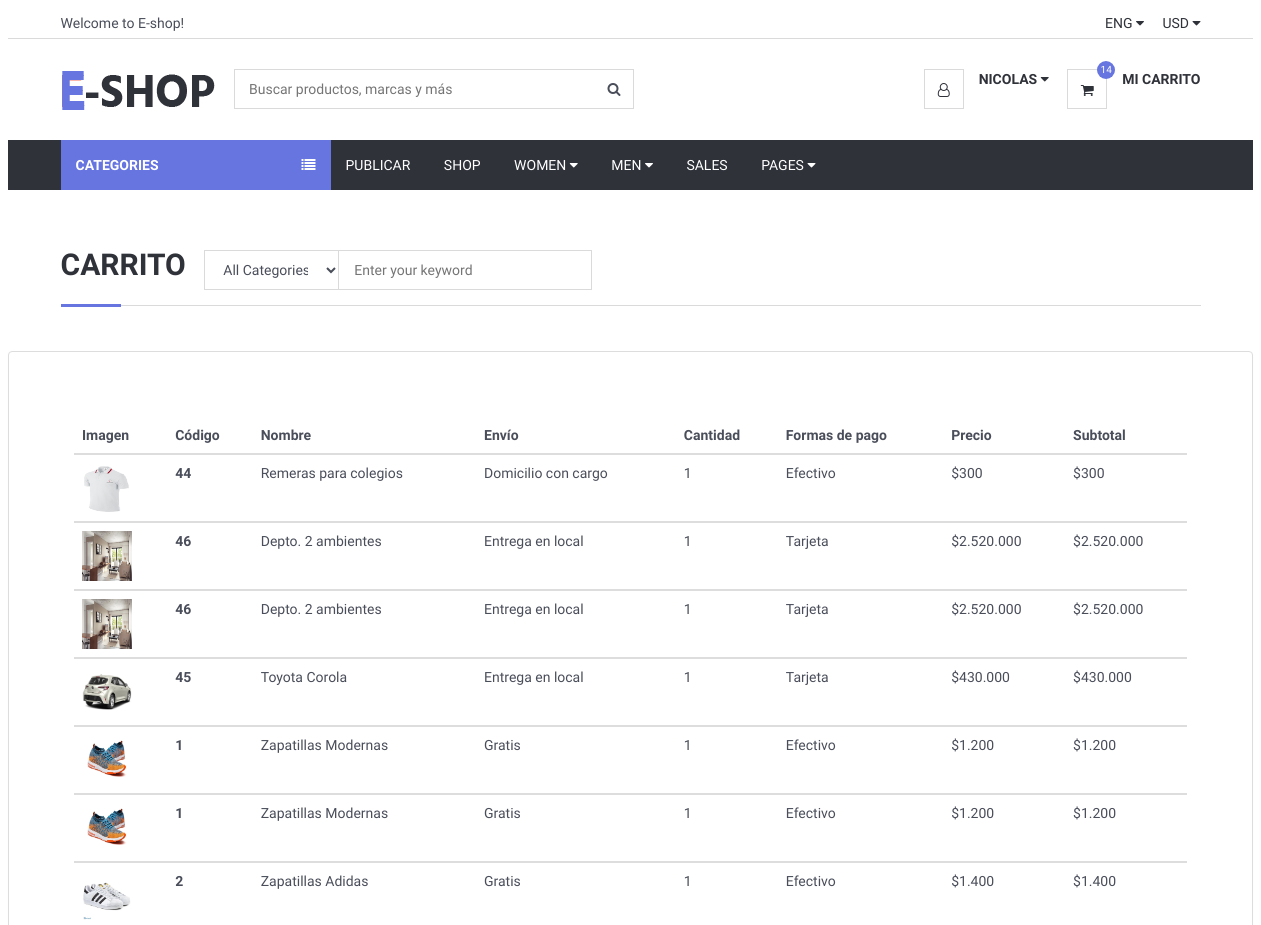
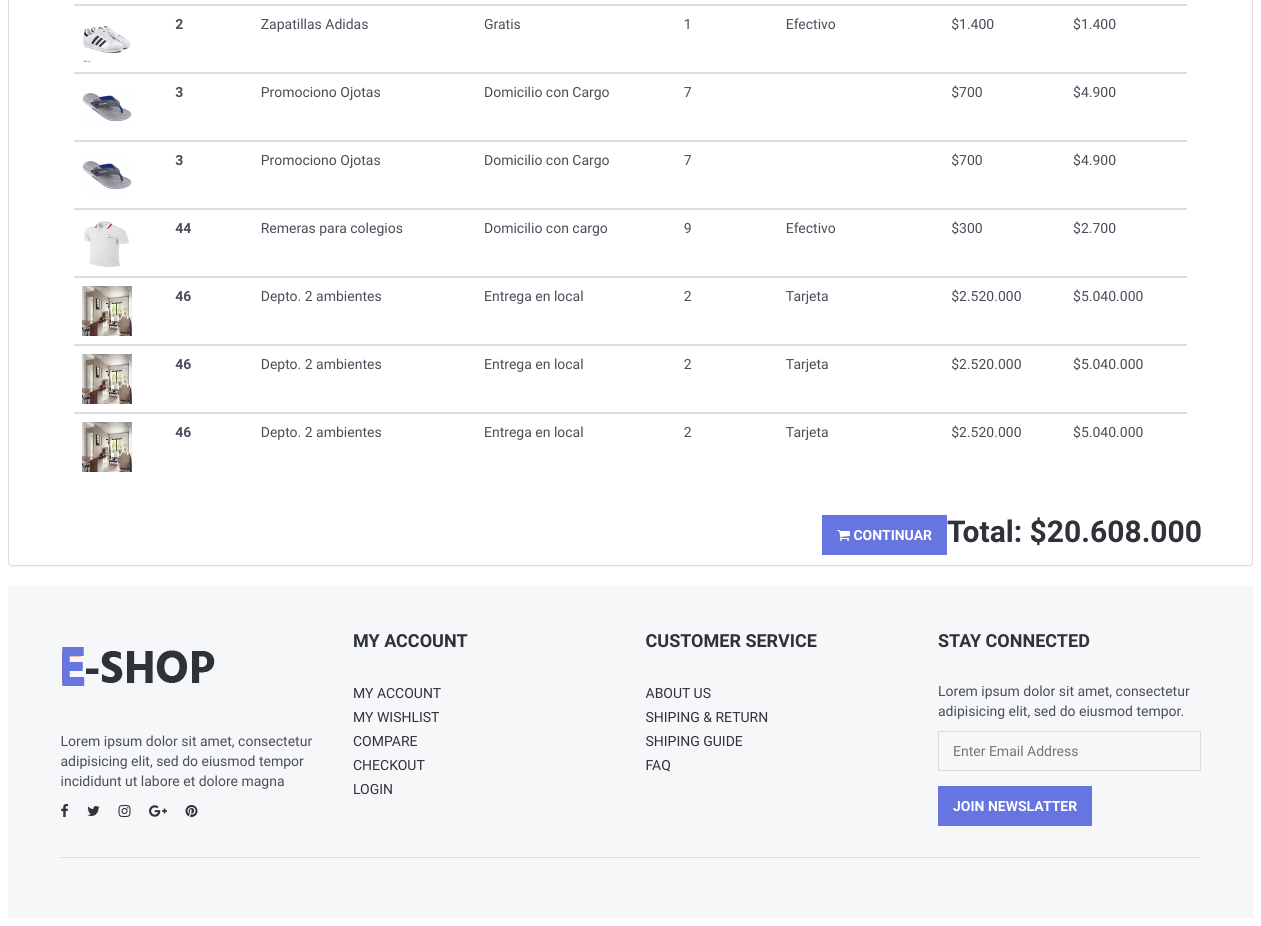
The page /Views/CarritoDetalles.php (signed in) on the database as committed earlier (2 pictures, top to bottom).
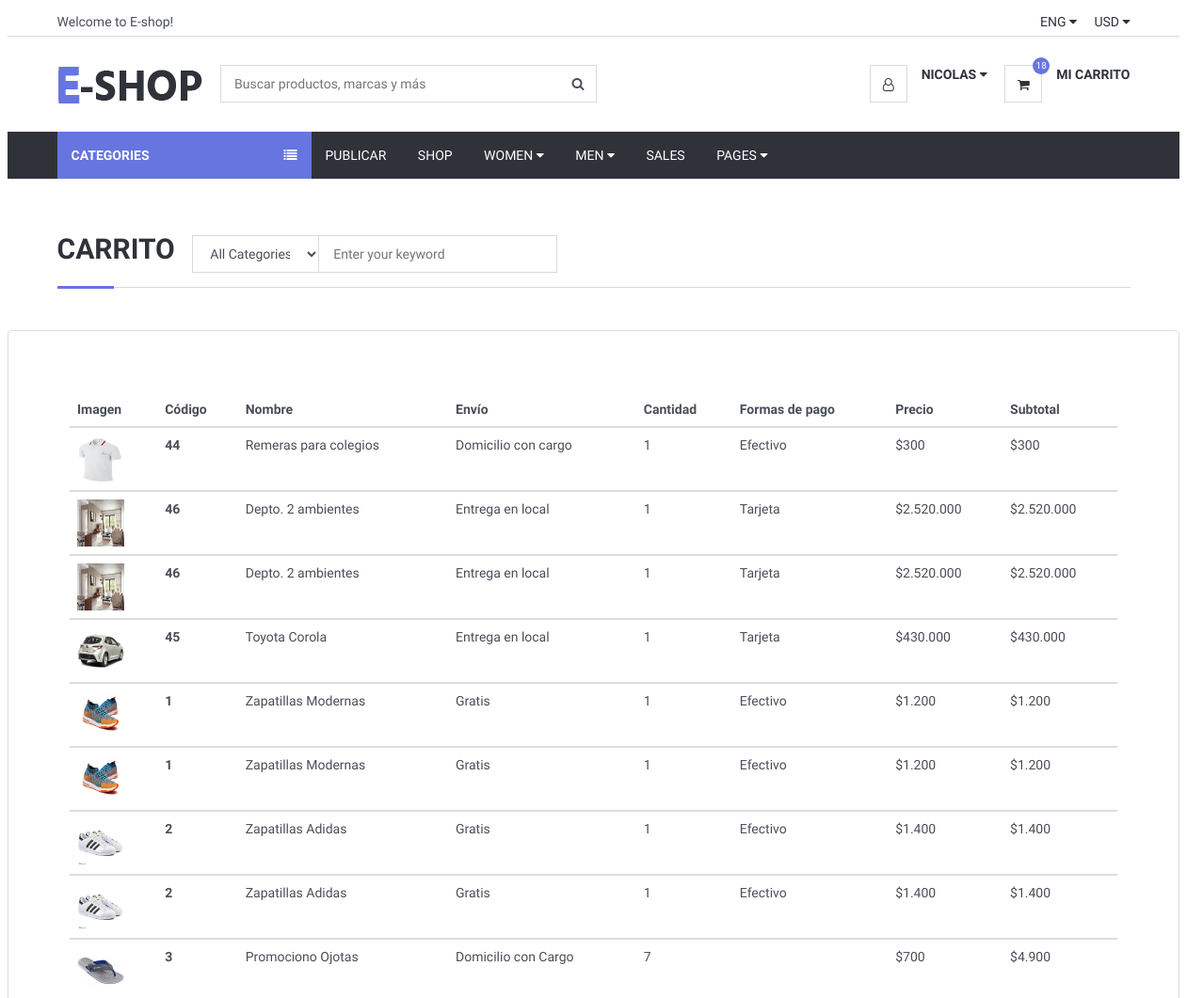
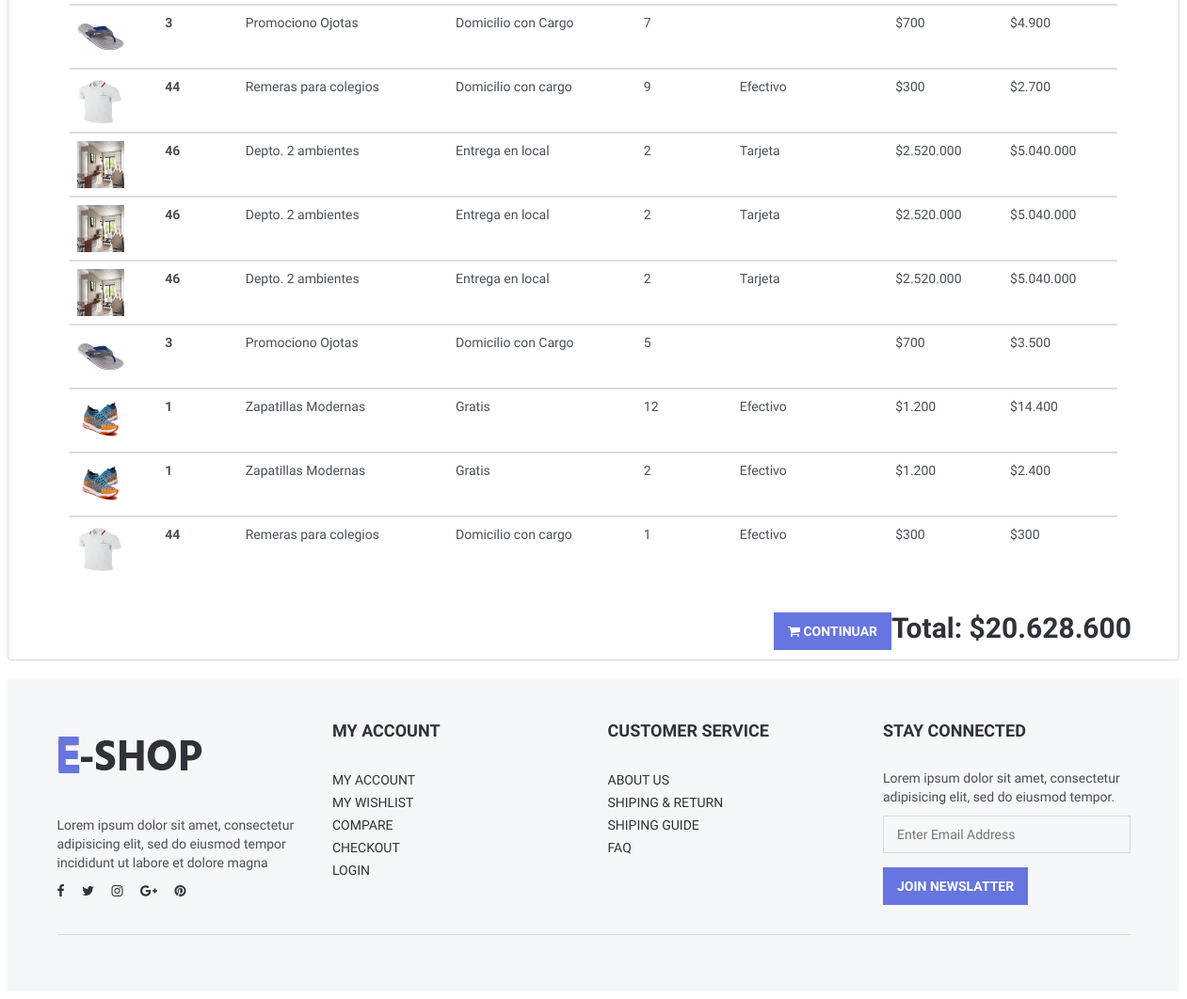
The same page on the database as committed later (2 pictures, top to bottom).
### tables this page shows
CREATE TABLE `productocarrito` (
  `id` int(11) NOT NULL,
  `idUsuario` int(11) NOT NULL,
  `idProducto` int(11) NOT NULL,
  `cantidad` int(11) NOT NULL
);

CREATE TABLE `producto` (
  `id` int(11) NOT NULL,
  `nombre` varchar(200) NOT NULL,
  `estado` varchar(60) NOT NULL,
  `precio` double NOT NULL,
  `formasdepago` varchar(100) NOT NULL,
  `envio` varchar(100) NOT NULL,
  `marca` varchar(70) NOT NULL,
  `stock` int(11) NOT NULL,
  `genero` varchar(60) NOT NULL,
  `categoria` varchar(110) NOT NULL,
  `palabrasClaves` varchar(110) NOT NULL,
  `descripcion` varchar(600) NOT NULL,
  `visitas` int(11) NOT NULL,
  `imgprincipal` varchar(80) NOT NULL,
  `idUsuario` int(11) NOT NULL,
  `latitud` varchar(120) NOT NULL,
  `longitud` varchar(120) NOT NULL
);

### Views/conexionBD/conexion.php (called while the page is built, shortened)
<?php
class Conexion{
	 private $msq="";
	public function __construct()
	 {
		 $archivoConfig = "config.ini";
		 $confi = parse_ini_file($archivoConfig, true);
		 $this->host = $confi["bd"]["host"];
		 $this->usuario = $confi["bd"]["usuario"];
		 $this->clave=$confi["bd"]["clave"];
		 $this->bd = $confi["bd"]["bd"];
		$this->msq = new mysqli($this->host, $this->usuario, $this->clave, $this->bd);
	 }
	 public function realizarConsulta($consulta){
 if(!$resultado = $this->msq->query($consulta) )
 {
	 echo "Ha ocurrido un error al ejecutar la consulta   ";
 }else{
	 return $resultado;
	   }
 }
}
?>

### Views/CarritoDetalles.php (the view, shortened to what this page needs)
<?php
$mostrar=0;
?>
<?php include_once("header.php");
require_once("conexionBD/conexion.php");
		$conexion = new Conexion;
		$id_Usuario = $_SESSION['id'];
	$consulta="SELECT *
				FROM producto as prod
				inner join productocarrito as car on prod.id=car.idProducto
				WHERE car.idUsuario = '".$id_Usuario."'";
	$productosComprados= $conexion->realizarConsulta($consulta);
?>
<body>
	<div class="section">
		<div class="container">
			<div class="row">
			<div class="col-md-12">
					<div class="section-title">
						<h2 class="title">Carrito &nbsp</h2>
						<div class="header-search">
                    <form>
                        <input class="input search-input" type="text" placeholder="Enter your keyword">
                        <select class="input search-categories">
                            <option value="0">All Categories</option>
                        </select>
                    </form>
                </div>
					</div>
				</div>
			</div>
		</div>
	</div>
        <div class="panel panel-default" style="padding: 50px">
            <div class="panel-body" >
                <table  class="table" >
                    <thead>
                    <tr>
                        <th scope="col">Imagen</th>
                        <th scope="col">Código</th>
                        <th scope="col">Nombre</th>
                        <th scope="col">Envío</th>
                        <th scope="col">Cantidad</th>
                        <th scope="col">Formas de pago</th>
                        <th scope="col">Precio</th>
						<th scope="col">Subtotal</th>
                    </tr>
                    <?php
                    while($f=mysqli_fetch_array($productosComprados)){
                    ?>
                    </thead>
                    <tbody>
                    <tr>
                        <td  > <div style="height:100%;width:100%;"><img style="height:50px;width:50px;"  src="imgPublicadas/<?php echo $f["imgprincipal"];?>" alt=""> </div></td>
                        <th scope="row"><?php echo $f['idProducto'];?></th>
                        <td><div><?php echo $f['nombre'];?></div></td>
                        <td><?php echo $f['envio'];?></td>
						<td><?php echo $f['cantidad'];?></td>
                        <td><?php echo $f['formasdepago'];?></td>
						<td><?php echo "$".number_format($f['precio'],0,'.','.');?></td>
						  <td><?php $subtotal= $f['precio']*$f['cantidad'];echo "$".number_format($subtotal,0,'.','.');?></td>
						  </tbody>
<?php
$mostrar = $mostrar+$subtotal;
 }
?>
                </table>
            </div>
			<div>
<h2 class="title" style="float:right;"><?php echo "Total: $".number_format($mostrar,0,'.','.');?></h2>
		</div>
		<form method="post" action="Pagar.php" >
<button type="submit" name="AddCarrito" class="primary-btn add-to-cart" style="float:right;"><i class="fa fa-shopping-cart"></i> Continuar</button>
</form>
		</div>
</body>
<?php include_once("footer.php"); ?>

### Views/header.php (shortened to what this page needs)
<!DOCTYPE html>
<html lang="en">
<head>
    <link type="text/css" rel="stylesheet" href="css/bootstrap.min.css" />
    <link type="text/css" rel="stylesheet" href="css/slick.css" />
    <link type="text/css" rel="stylesheet" href="css/slick-theme.css" />
    <link type="text/css" rel="stylesheet" href="css/nouislider.min.css" />
    <link rel="stylesheet" href="css/font-awesome.min.css">
    <link type="text/css" rel="stylesheet" href="css/style.css" />
</head>
<body>
<header>
    <div id="top-header">
        <div class="container">
            <div class="pull-left">
                <span>Welcome to E-shop!</span>
            </div>
            <div class="pull-right">
                <ul class="header-top-links">
                    <li class="dropdown default-dropdown">
                        <a class="dropdown-toggle" data-toggle="dropdown" aria-expanded="true">ENG <i class="fa fa-caret-down"></i></a>
                    </li>
                    <li class="dropdown default-dropdown">
                        <a class="dropdown-toggle" data-toggle="dropdown" aria-expanded="true">USD <i class="fa fa-caret-down"></i></a>
                    </li>
                </ul>
            </div>
        </div>
    </div>
    <div id="header">
        <div class="container">
            <div class="pull-left">
                <div class="header-logo">
                    <a class="logo" href="Index.php">
                        <img src="img/logo.png" alt="">
                    </a>
                </div>
                <div class="header-search">
                    <form method="get" action="ProductoBuscado.php">
                        <input class="input" style="margin:0 auto; display:block;width:400px;" name="buscar" type="search" placeholder="Buscar productos, marcas y más" required />
                        <button class="search-btn" name="enviar" type="submit"><i class="fa fa-search"></i></button>
                    </form>
                </div>
            </div>
            <div class="pull-right">
                <ul class="header-btns">
                    <?php
                    if(isset($_SESSION['username'])) { ?>
                    <li class="header-account dropdown default-dropdown">
                        <div class="dropdown-toggle" role="button" data-toggle="dropdown" aria-expanded="true">
                            <div class="header-btns-icon">
                                <i class="fa fa-user-o"></i>
                            </div>
                            <strong class="text-uppercase"><?php $nombre = $_SESSION['nombre']; echo $nombre;?> <i class="fa fa-caret-down"></i></strong>
                        </div>
                    </li>
                    <?php } ?>
<?php
	require_once("conexionBD/conexion.php");
		$conexion = new Conexion;
	$id_Usuario = $_SESSION['id'];
				$buscoCant="SELECT count(idProducto)
				FROM productocarrito
				WHERE idUsuario = '".$id_Usuario."'";
				$cantidad= $conexion->realizarConsulta($buscoCant);
				$count = mysqli_fetch_array($cantidad);
?>
                    <li class="header-cart dropdown default-dropdown" href="CarritoDetalles.php">
						<a class="dropdown-toggle" data-toggle="dropdown" aria-expanded="true" href="CarritoDetalles.php">
						   <div class="header-btns-icon" href="CarritoDetalles.php">
							  <i class="fa fa-shopping-cart" href="CarritoDetalles.php"></i>
							  <a class="qty" href="CarritoDetalles.php"><?php echo "$count[0]";?></a>
							</div>
							<a class="text-uppercase" href="CarritoDetalles.php"><b>Mi Carrito</b></a>
							<br>
							</a>
				   </li>
                </ul>
            </div>
        </div>
    </div>
</header>
<div id="navigation">
    <div class="container">
        <div id="responsive-nav">
            <div class="category-nav show-on-click">
                <span class="category-header">Categories <i class="fa fa-list"></i></span>
            </div>
            <div class="menu-nav">
                <ul class="menu-list">
                    <li><a <?php if(!(isset($_SESSION['username'])))
					{
						echo "style=display:none";
						}else{
							echo "style=display:block";
							} ?> href="SubirProducto.php">
                            Publicar</a></li>
                    <li><a href="productosCliente.php">Shop</a></li>
                    <li class="dropdown mega-dropdown"><a class="dropdown-toggle" data-toggle="dropdown" aria-expanded="true">Women <i class="fa fa-caret-down"></i></a>
                    </li>
                    <li class="dropdown mega-dropdown full-width"><a class="dropdown-toggle" data-toggle="dropdown" aria-expanded="true">Men <i class="fa fa-caret-down"></i></a>
                    </li>
                    <li><a href="#">Sales</a></li>
                    <li class="dropdown default-dropdown"><a class="dropdown-toggle" data-toggle="dropdown" aria-expanded="true">Pages <i class="fa fa-caret-down"></i></a>
                    </li>
                </ul>
            </div>
        </div>
    </div>
</div>

### Views/footer.php (shortened to what this page needs)
<footer id="footer" class="section section-grey">
    <div class="container">
        <div class="row">
            <div class="col-md-3 col-sm-6 col-xs-6">
                <div class="footer">
                    <div class="footer-logo">
                        <a class="logo" href="#">
                            <img src="img/logo.png" alt="">
                        </a>
                    </div>
                    <p>Lorem ipsum dolor sit amet, consectetur adipisicing elit, sed do eiusmod tempor incididunt ut labore et dolore magna</p>
                    <ul class="footer-social">
                        <li><a href="#"><i class="fa fa-facebook"></i></a></li>
                        <li><a href="#"><i class="fa fa-twitter"></i></a></li>
                        <li><a href="#"><i class="fa fa-instagram"></i></a></li>
                        <li><a href="#"><i class="fa fa-google-plus"></i></a></li>
                        <li><a href="#"><i class="fa fa-pinterest"></i></a></li>
                    </ul>
                </div>
            </div>
            <div class="col-md-3 col-sm-6 col-xs-6">
                <div class="footer">
                    <h3 class="footer-header">My Account</h3>
                    <ul class="list-links">
                        <li><a href="#">My Account</a></li>
                        <li><a href="#">My Wishlist</a></li>
                        <li><a href="#">Compare</a></li>
                        <li><a href="#">Checkout</a></li>
                        <li><a href="#">Login</a></li>
                    </ul>
                </div>
            </div>
            <div class="col-md-3 col-sm-6 col-xs-6">
                <div class="footer">
                    <h3 class="footer-header">Customer Service</h3>
                    <ul class="list-links">
                        <li><a href="#">About Us</a></li>
                        <li><a href="#">Shiping & Return</a></li>
                        <li><a href="#">Shiping Guide</a></li>
                        <li><a href="#">FAQ</a></li>
                    </ul>
                </div>
            </div>
            <div class="col-md-3 col-sm-6 col-xs-6">
                <div class="footer">
                    <h3 class="footer-header">Stay Connected</h3>
                    <p>Lorem ipsum dolor sit amet, consectetur adipisicing elit, sed do eiusmod tempor.</p>
                    <form>
                        <div class="form-group">
                            <input class="input" placeholder="Enter Email Address">
                        </div>
                        <button class="primary-btn">Join Newslatter</button>
                    </form>
                </div>
            </div>
        </div>
        <hr>
        <div class="row">
            <div class="col-md-8 col-md-offset-2 text-center">
            </div>
        </div>
    </div>
</footer>
</body>
</html>

### Views/css/style.css (style rules this page uses)
body { font-family: 'Hind', sans-serif; color: #4A4E5A; overflow-x: hidden; }
h1, h2, h3, h4, h5, h6 { color: #30323A; margin: 0 0 10px; font-weight: 700; }
a { color: #30323A; -webkit-transition: 0.3s color; transition: 0.3s color; }
strong { color: #30323A; }
ul, ol { margin: 0; padding: 0; list-style: none }
hr { margin-top: 15px; margin-bottom: 15px; border-color: #DADADA; }
.main-btn, .primary-btn { display: inline-block; padding: 10px 15px; text-transform: uppercase; font-weight: 700; border: none; -webkit-transition: 0.3s all; transition: 0.3s all; }
.primary-btn { color: #FFF; background-color: #6675df; }
.input { width: 100%; height: 40px; padding: 0px 15px; border: none; background-color: transparent; -webkit-box-shadow: 0px 0px 0px 1px #DADADA inset, 0px 0px 0px 5px transparent; box-shadow: 0px 0px 0px 1px #DADADA inset, 0px 0px 0px 5px transparent; -webkit-transition: 0.3s all; transition: 0.3s all; }
.section { padding-top: 30px; padding-bottom: 30px; }
.section-grey { background: #F6F7F8; }
.section-title { position: relative; margin-bottom: 15px; margin-top: 15px; border-bottom: 1px solid #DADADA; }
.section-title .title { display: inline-block; text-transform: uppercase; }
.section-title:after { content: ""; position: absolute; left: 0; bottom: -1.5px; height: 3px; width: 60px; background-color: #6675df; }
#header { padding-top: 15px; padding-bottom: 15px; }
#top-header { padding-top: 5px; padding-bottom: 5px; border-bottom: 1px solid #DADADA; }
.header-top-links>li { display: inline-block; }
.header-top-links>li+li { margin-left: 15px; }
.header-top-links>li>a { cursor: pointer; text-transform: uppercase; }
.header-logo { display: inline-block; margin-right: 15px; }
.header-logo .logo>img { width: 100%; max-height: 70px; }
.header-search { display: inline-block; padding: 15px 0px; max-width: 400px; }
.header-search>form { position: relative; }
.header-search>form .search-input { padding-left: 150px; padding-right: 45px; }
.header-search>form .search-categories { position: absolute; left: 0px; top: 0px; width: 135px; }
.header-search>form .search-btn { position: absolute; top: 0px; right: 0px; width: 40px; height: 40px; background-color: transparent; border: none; }
.header-btns>li { display: inline-block; vertical-align: top; padding: 15px 0px; }
.header-btns>li+li { margin-left: 15px; }
.header-btns>li .header-btns-icon { position: relative; float: left; margin-right: 15px; width: 40px; height: 40px; line-height: 40px; text-align: center; color: #30323A; background-color: #FFF; border: 1px solid #DADADA; }
.header-btns .dropdown-toggle { display: block; cursor: pointer; }
.header-cart .header-btns-icon .qty { position: absolute; right: -9px; top: -9px; width: 18px; height: 18px; line-height: 18px; text-align: center; font-size: 10px; background: #6675df; color: #FFF; border-radius: 50%; }
#navigation { background-color: #30323A; }
#navigation .container { position: relative; }
.category-nav { float: left; width: 270px; }
.category-nav .category-header { padding: 15px; display: block; text-transform: uppercase; background: #6675df; color: #FFF; font-weight: 700; }
.category-nav .category-header>i { float: right; line-height: 20px; }
.menu-nav .menu-list>li { display: inline-block; }
.menu-nav .menu-list>li>a { display: block; padding: 15px; color: #FFF; text-transform: uppercase; }
.dropdown.mega-dropdown.full-width { position: static !important; }
.footer { margin: 15px 0px; }
.footer .footer-header { font-size: 18px; text-transform: uppercase; margin-bottom: 30px; }
.footer-logo { margin-bottom: 30px; }
.footer-logo .logo { display: inline-block; }
.footer-logo .logo>img { width: 100%; max-height: 70px; }
.footer-social>li { display: inline-block; margin-right: 15px; margin-bottom: 6px; }
.footer-social>li:last-child { margin-right: 0px; }

Rows that differ between the two databases and show on the page:
added productocarrito: idProducto.imgprincipal (picture), idProducto "3", idProducto.nombre "Promociono Ojotas", idProducto.envio "Domicilio con Cargo", cantidad "5", idProducto.precio "700", subtotal "3.500"
added productocarrito: idProducto.imgprincipal (picture), idProducto "1", idProducto.nombre "Zapatillas Modernas", idProducto.envio "Gratis", cantidad "12", idProducto.formasdepago "Efectivo", idProducto.precio "1.200", subtotal "14.400"
added productocarrito: idProducto.imgprincipal (picture), idProducto "1", idProducto.nombre "Zapatillas Modernas", idProducto.envio "Gratis", cantidad "2", idProducto.formasdepago "Efectivo", idProducto.precio "1.200", subtotal "2.400"
added productocarrito: idProducto.imgprincipal (picture), idProducto "44", idProducto.nombre "Remeras para colegios", idProducto.envio "Domicilio con cargo", cantidad "1", idProducto.formasdepago "Efectivo", idProducto.precio "300"
Other text that changed with them:
$count[0]: "14" → "18"
$mostrar: "20.608.000" → "20.628.600"
